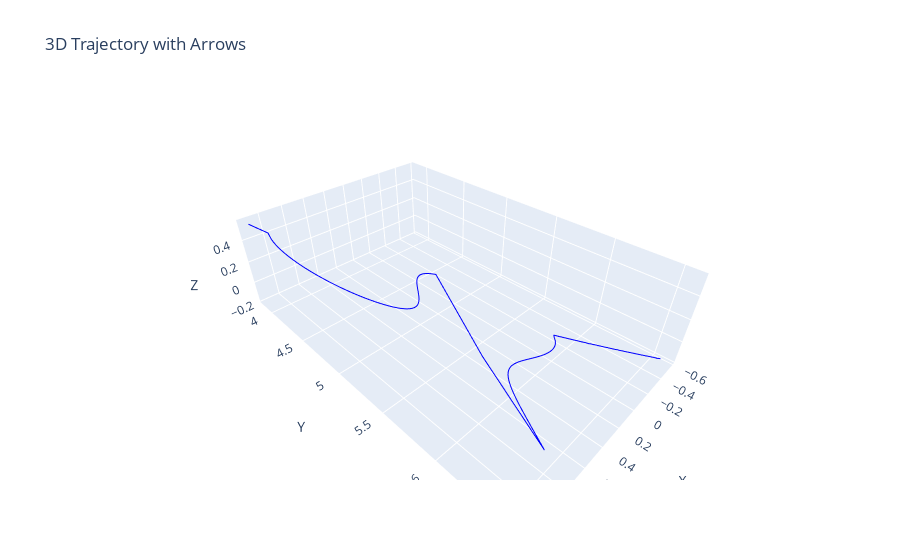

Notebook cell for this chart:
### Code cell
import numpy as np
import plotly.graph_objects as go
# 提取数据
x = results[:, 1]  # 第二列
y = results[:, 2]  # 第三列
z = results[:, 3]  # 第四列
t = results[:, 0]  # 第一列作为变化方向

# 计算切向量
dx = np.diff(x)
dy = np.diff(y)
dz = np.diff(z)

# 选择箭头的间隔，假设我们每隔10个点添加一个箭头
arrow_interval = 10

# 创建箭头数据
arrow_x = x[:-1:arrow_interval]
arrow_y = y[:-1:arrow_interval]
arrow_z = z[:-1:arrow_interval]
arrow_dx = dx[::arrow_interval]
arrow_dy = dy[::arrow_interval]
arrow_dz = dz[::arrow_interval]

# 归一化方向向量
magnitude = np.sqrt(arrow_dx**2 + arrow_dy**2 + arrow_dz**2)
arrow_dx /= magnitude
arrow_dy /= magnitude
arrow_dz /= magnitude


# 创建3D图形
fig = go.Figure()

# 绘制三维轨迹
fig.add_trace(go.Scatter3d(x=x, y=y, z=z, mode='lines', name='Trajectory', line=dict(color='blue')))

#fig.add_trace(go.Cone(x=arrow_x, y=arrow_y, z=arrow_z, u=arrow_dx, v=arrow_dy, w=arrow_dz, 
#                     colorscale='Viridis', showscale=False, sizemode="absolute", sizeref=0.1))


# 设置标题和坐标轴
fig.update_layout(title="3D Trajectory with Arrows",
                  scene=dict(xaxis_title='X', yaxis_title='Y', zaxis_title='Z'))

# 显示图像
fig.show()

### Figure 1 — Plotly figure (JSON) as saved in the notebook; plotly's stock layout.template omitted (floating-point values rounded to 4 significant figures; data arrays with more than 128 entries replaced by an {"elided": "..."} marker saying what was removed)
{"data": [{"line": {"color": "blue"}, "mode": "lines", "name": "Trajectory", "type": "scatter3d", "x": {"elided": "400 float values"}, "y": {"elided": "400 float values"}, "z": {"elided": "400 float values"}}], "layout": {"scene": {"xaxis": {"title": {"text": "X"}}, "yaxis": {"title": {"text": "Y"}}, "zaxis": {"title": {"text": "Z"}}}, "title": {"text": "3D Trajectory with Arrows"}}}
